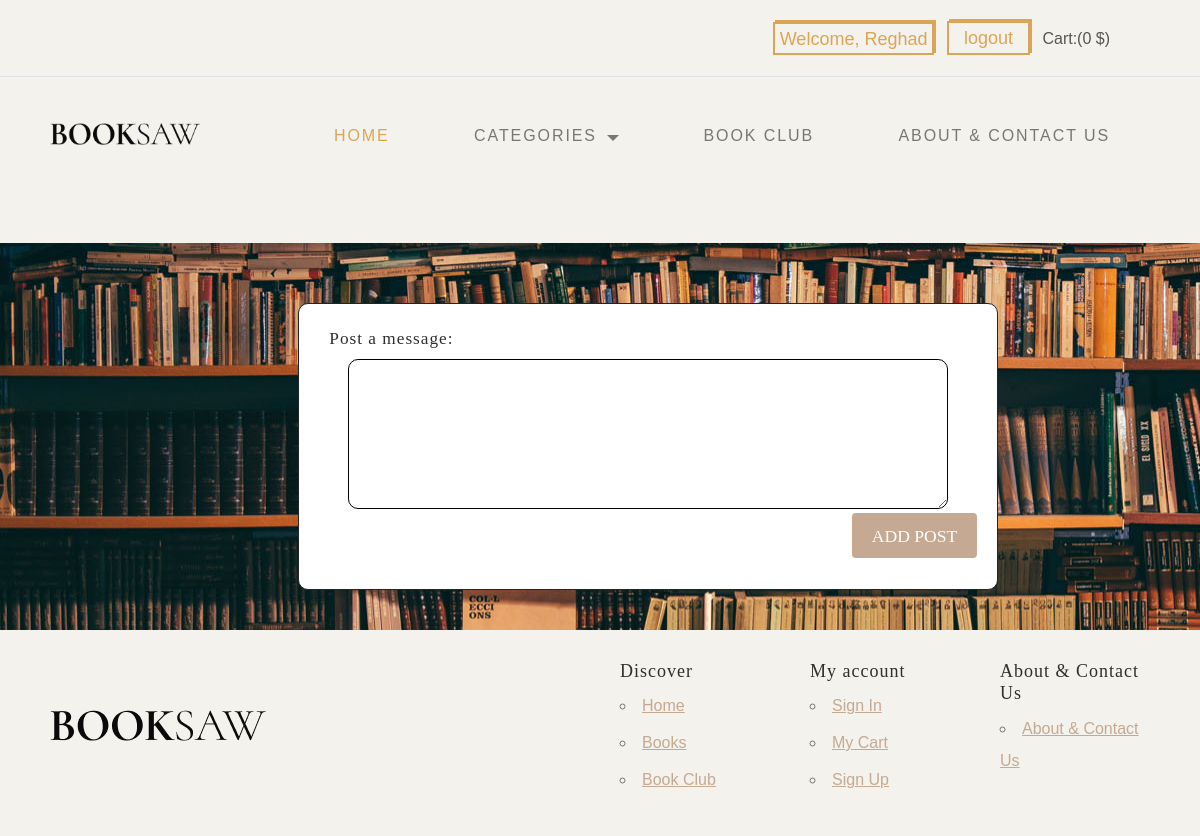
/wall (signed in), run on an earlier commit of the app's database.
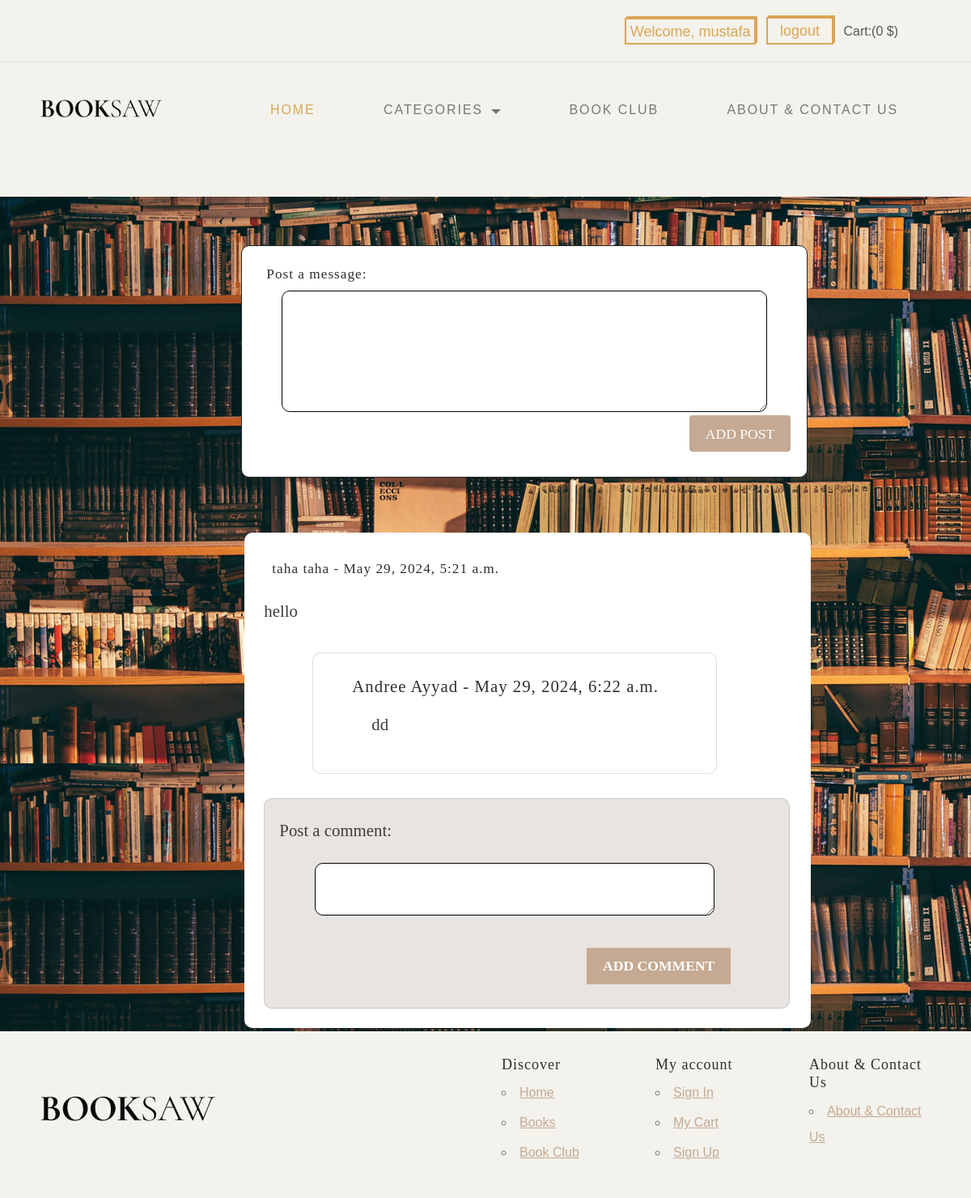
And on a later commit of the database.
### store_app/models.py (models this page shows)
class User(models.Model):
    first_name = models.CharField(max_length=45)
    last_name = models.CharField(max_length=45)
    email = models.CharField(max_length=128)
    password = models.CharField(max_length=64)
    birthday = models.DateField(null=True)
    gender = models.CharField(max_length=7)
    phone = models.CharField(max_length=30,default='')
    address = models.CharField(max_length=255,default='')
    created_at = models.DateTimeField(auto_now_add=True)
    updated_at = models.DateTimeField(auto_now=True)
    objects = UserManager()

class Post(models.Model):
    message = models.TextField()
    created_at = models.DateTimeField(auto_now_add=True)
    updated_at = models.DateTimeField(auto_now=True)
    user = models.ForeignKey(User, related_name='posts', on_delete=models.CASCADE)
    objects = PostManager()

class Comment(models.Model):
    message = models.TextField()
    created_at = models.DateTimeField(auto_now_add=True)
    updated_at = models.DateTimeField(auto_now=True)
    user = models.ForeignKey(User, related_name='comments', on_delete=models.CASCADE)
    post = models.ForeignKey(Post, related_name='comments', on_delete=models.CASCADE)
    objects = CommentManger()

### store_app/views.py (the view)
# urls.py: path('wall',views.main_wall,name='wall'),
def main_wall(request):
    if not 'userID' in request.session:
        messages.error(request,'You need to regiester or login',extra_tags='invalid_accuess')
        return redirect('/login')
    if not 'orderID' in  request.session :
        order = ''
    else:
        order = Order.objects.get(id=int(request.session['orderID']))
    data={
        "user":User.objects.get(id=request.session['userID']),
        "posts":Post.objects.all().order_by('-updated_at'),
        "total":get_total_order(order),
    }
    return render(request,'wall_page.html',data)

### store_app/views.py (called while the page is built)
def get_total_order(order):
    total = 0
    if(order == ''):
        return 0
    for book in order.books.all():
        total = total + book.price
    return math.floor(total * 100)/100.0

### store_app/templates/wall_page.html (shortened to what the changed rows need)
<!DOCTYPE html>
<html lang="en">
<head>
  <link href="https://cdn.jsdelivr.net/npm/bootstrap@5.0.2/dist/css/bootstrap.min.css" rel="stylesheet"
>
  {% load static %}
  <link rel="stylesheet" href="{% static 'css/wall_page_style.css' %}">
  <link rel="stylesheet" type="text/css" href="{% static 'css/normalize.css' %}">
  <link rel="stylesheet" type="text/css" href="{% static 'css/vendor.css'%}">
  <link rel="stylesheet" type="text/css" href="{% static 'css/style1.css'%}">
</head>
<body style="background-color: #f3f2ec;">
  <div id="header-wrap">
    <div class="top-content">
      <div class="container">
        <div class="row">
          <div class="col-md-6">
            <div class="right-element">
              {% if not 'userID' in request.session %}
                <a href="/login" class="user-account for-buy"><i class="icon icon-user"></i><span>Account</span></a>
              {% else %}
                <a id="account" href="/user/{{user.id}}">Welcome, {{user.first_name}}</a>
                <a id="logout" href="/logout" class="logoutbtn mx-2">logout</a>
              {% endif %}
              <a href="#" class="cart for-buy"><span>Cart:({{total}} $)</span></a>
            </div>
            </div>
          </div>
        </div>
      </div>
    </div>
  <div class="wallcontainer mt-5" style="padding-top: 100px; padding-left: 110px; background-image: url({% static 'images/blog-fullscreen-1-1920x700.jpg'%});">
    {% for post in posts %}
    <div class="row justify-content-center mt-4">
      <div class="col-md-8">
        <div>
          <div class="card m-1" style="border: none;">
            <div class="card-body p-1 h-100">
              <div class="d-flex justify-content-between">
                <h5 class="card-title">{{ post.user.first_name }} {{ post.user.last_name }} - <span>{{ post.updated_at}}</span></h5>
              </div>
              <p class="mt-2">{{ post.message }}</p>
              <div class="row mt-3">
                {% for comment in post.comments.all %}
                <div class="col-md-8">
                  <div class="card" style="width: 500px; height: 150px; margin-bottom: 40px; margin-left: 60px;">
                    <div class="card-body p-1">
                      <h5 class="card-title pt-1 px-4">{{ comment.user.first_name }} {{ comment.user.last_name }} - <span>{{ comment.updated_at }}</span></h5>
                      <p class="mx-5">{{ comment.message }}</p>
                    </div>
                  </div>
                </div>
                {% endfor %}
                <div class="col-md-8">
                  <div class="card card-bg-custom" style="text-align: start; background-color:#e7e4e1; padding-left: 10px; border-radius: 10px; height: 260px; padding-bottom: 50px; margin-top: -10px;">
                    <div class="card-body p-1">
                      <p class="card-title pt-1 px-1 p-1">Post a comment:
                      </p>
                      <form class="d-flex flex-column mx-5 my-3" action="/addComment/{{ post.id }}" method="post">
                        <textarea class="custom-textarea" name="comment_message" id="comment" rows="3"></textarea>
                        <div class="d-flex justify-content-end">
                          <button class="mybtn mt-3" type="submit">Add Comment</button>
                        </div>
                      </form>
                    </div>
                  </div>
                </div>
              </div>
            </div>
          </div>
        </div>
      </div>
    </div>
    {% endfor %}
  </div>
</body>
</html>

What changed in the data, as far as the page shows it:
changed User: first_name "Reghad" → "mustafa"
added Post: user.first_name "taha", user.last_name "taha", updated_at "May 29, 2024, 5:21 a.m.", message "hello"
added Comment: user.first_name "Andree", user.last_name "Ayyad", updated_at "May 29, 2024, 6:22 a.m.", message "dd"
